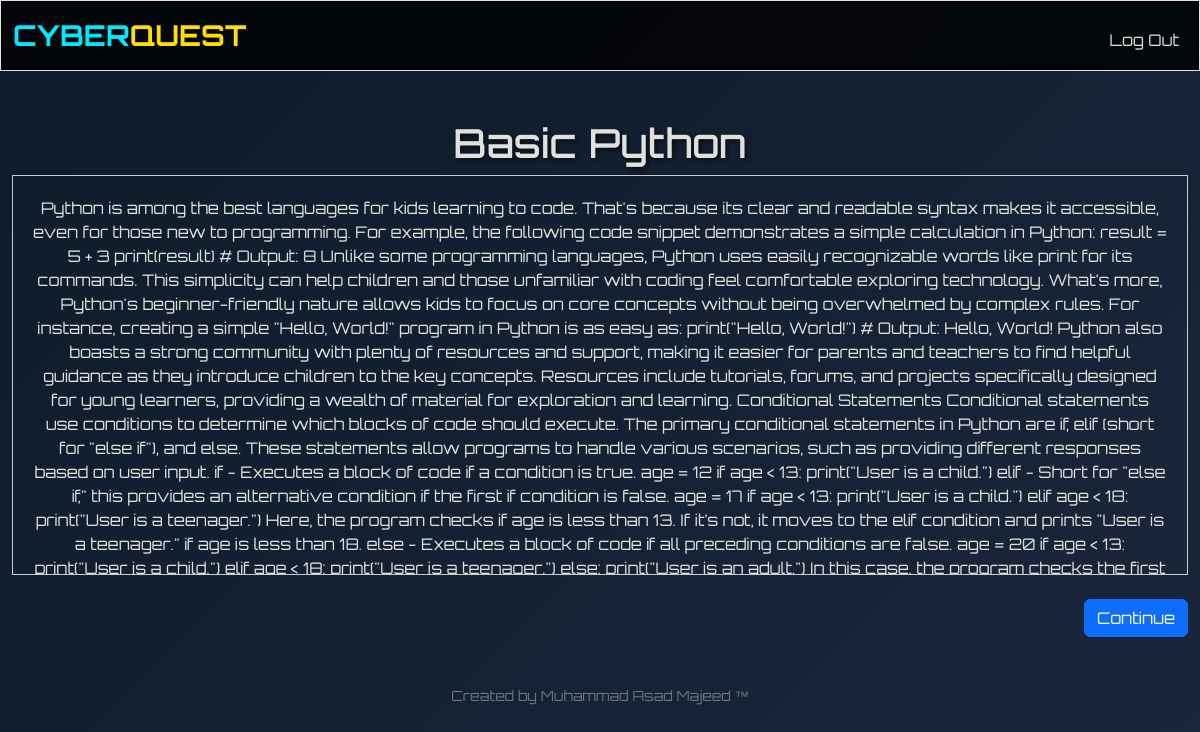
Screenshot of /article/1 (signed in) with the database file from the repository.
### tables this page shows
CREATE TABLE "articles" (
	"id"	INTEGER,
	"level"	INTEGER NOT NULL,
	"title"	TEXT NOT NULL,
	"content"	VARCHAR(2000) NOT NULL,
	"curriculum"	INTEGER NOT NULL,
	UNIQUE("curriculum","level"),
	PRIMARY KEY("id" AUTOINCREMENT)
);

### app.py (the view)
@app.route("/article/<int:level>", methods=["GET", "POST"])
@login_required
def article(level):
    user_id = session["user_id"]
    rows = db.execute("SELECT Curriculum FROM users WHERE User_ID = ?", user_id)
    if len(rows) != 1:
        return apology("User not found", 403)
    curriculum_val = rows[0]["Curriculum"]
    result = db.execute("SELECT * FROM articles WHERE curriculum = ? AND level = ?", curriculum_val, level)
    if len(result) != 1:
        return apology("Article not found", 404)
    article = result[0]
    if request.method == "POST":
        progress = db.execute("SELECT * FROM article_progress WHERE user_id = ? AND article_id = ?", user_id, article["id"])
        if len(progress) == 0:
            db.execute("INSERT INTO article_progress (user_id, article_id, article_read) VALUES (?, ?, 1)", user_id, article["id"])
        else:
            db.execute("UPDATE article_progress SET article_read = 1 WHERE user_id = ? AND article_id = ?", user_id, article["id"])
        return redirect("/curriculum")
    else:
        return render_template("article.html", level=level, article=article)

### helpers.py (called while the page is built)
def login_required(f):
    @wraps(f)
    def decorated_function(*args, **kwargs):
        if session.get("user_id") is None:
            return redirect("/login")
        return f(*args, **kwargs)
    return decorated_function

### templates/article.html (shortened to what this page needs)
{% extends "layout.html" %}
{% block main %}
    <h1>{{ article.title }}</h1>
    <div style="border: 1px solid rgb(204, 204, 204); height: 400px; overflow: auto; padding: 20px;">
        {{ article.content }}
    </div>
    <div class="text-end mt-4">
        <form method="post" action="{{ url_for('article', level=level) }}">
            <button type="submit" class="btn btn-primary">Continue</button>
        </form>
    </div>
{% endblock %}

### static/styles.css (style rules this page uses)
body { background: linear-gradient(135deg, #0d1b2a, #1b263b); color: #e0e1dd; font-family: 'Orbitron', sans-serif; }
h1, h2, h3, h4, h5, h6 { text-shadow: 2px 2px 5px rgba(0, 0, 0, 0.7); }

### rows the page displays
articles: title "Basic Python", content "Python is among the best languages for kids learning to code. That's because its clear and readable syntax makes it accessible, even for those new to programming. For example, the following code snippet demonstrates a simple calculation in Python: result = 5 + 3 print(result) # Output: 8 Unlike some programming languages, Python uses easily recognizable words like print for its commands. This simplicity can help children and those unfamiliar with coding feel comfortable exploring technology. What’s more, Python's beginner-friendly nature allows kids to focus on core concepts without being overwhelmed by complex rules. For instance, creating a simple \"Hello, World!\" program in Python is as…"
